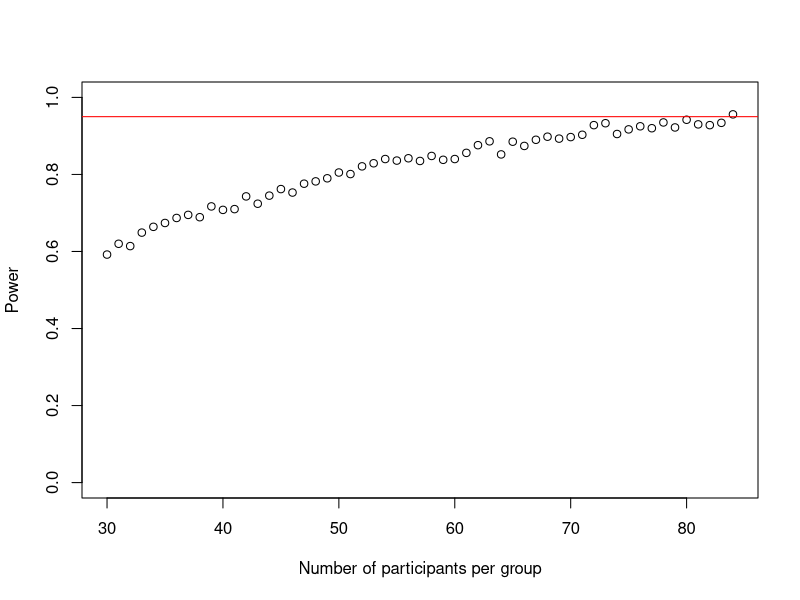

This chart was generated by the following R code:
set.seed(1)
n_sims <- 1000 # we want 1000 simulations
p_vals <- c()
power_at_n <- c(0) # this vector will contain the power for each sample-size (it needs the initial 0 for the while-loop to work)
cohens_ds <- c()
cohens_ds_at_n <- c() 
n <- 30 # sample-size 
i <- 2
while(power_at_n[i-1] < .95){
  for(sim in 1:n_sims){
    group1 <- rnorm(n,1,2) # simulate group 1
    group2 <- rnorm(n,0,2) # simulate group 2
    p_vals[sim] <- t.test(group1, group2, paired = FALSE, var.equal = TRUE, conf.level = 0.9)$p.value # run t-test and extract the p-value
    cohens_ds[sim] <- abs((mean(group1)-mean(group2))/(sqrt((sd(group1)^2+sd(group2)^2)/2))) # we also save the cohens ds that we observed in each simulation
  }
  power_at_n[i] <- mean(p_vals < .10) # check power (i.e. proportion of p-values that are smaller than alpha-level of .10)
  cohens_ds_at_n[i] <- mean(cohens_ds) # calculate means of cohens ds for each sample-size
  n <- n+1 # increase sample-size by 1
  i <- i+1 # increase index of the while-loop by 1 to save power and cohens d to vector
}
power_at_n <- power_at_n[-1] # delete first 0 from the vector
cohens_ds_at_n <- cohens_ds_at_n[-1] # delete first NA from the vector


plot(30:(n-1), power_at_n, xlab = "Number of participants per group", ylab = "Power", ylim = c(0,1), axes = TRUE)
abline(h = .95, col = "red")
